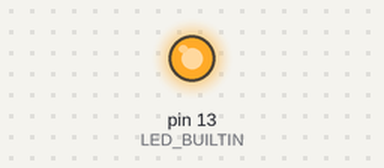
Simulated run of this sketch. Board: Arduino Uno, built with avr-gcc and run on an emulated ATmega328P. Parts: output pins drawn as LEDs (lit = HIGH).

Above: at 0.7 s.
At 15.8 s:
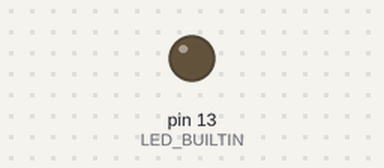
Timing chart, 0 to 16.5 s (numbered marks = the images above):
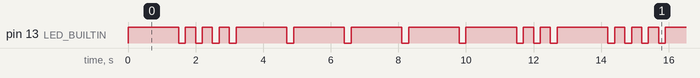

Measured:
- by itself, pin 13 (LED_BUILTIN): moves between LOW and HIGH, repeating every 12.7 s
- by itself, everything shown: repeats every 12.7 s, in 22 steps

The sketch:

Blink.ino
```cpp
// the setup function runs once when you press reset or power the board
void setup() {
  // initialize digital pin LED_BUILTIN as an output.
  pinMode(LED_BUILTIN, OUTPUT);
}

// the loop function runs over and over again forever
void loop() {
  digitalWrite(LED_BUILTIN, HIGH);   // turn the LED on (HIGH is the voltage level)
  delay(1500);                 // wait for a second
  digitalWrite(LED_BUILTIN, LOW);    // turn the LED off by making the voltage LOW
  delay(200);                       // wait for a second
  digitalWrite(LED_BUILTIN, HIGH);   // turn the LED on (HIGH is the voltage level)
  delay(300);                       // wait for a second
  digitalWrite(LED_BUILTIN, LOW);    // turn the LED off by making the voltage LOW
  delay(200);                       // wait for a second
    digitalWrite(LED_BUILTIN, HIGH);   // turn the LED on (HIGH is the voltage level)
  delay(300);                       // wait for a second
  digitalWrite(LED_BUILTIN, LOW);    // turn the LED off by making the voltage LOW
  delay(200);                       // wait for a second
    digitalWrite(LED_BUILTIN, HIGH);   // turn the LED on (HIGH is the voltage level)
  delay(300);                       // wait for a second
  digitalWrite(LED_BUILTIN, LOW);    // turn the LED off by making the voltage LOW
  delay(200);
  digitalWrite(LED_BUILTIN, HIGH);   // turn the LED on (HIGH is the voltage level)
  delay(1500);                       // wait for a second
  digitalWrite(LED_BUILTIN, LOW);    // turn the LED off by making the voltage LOW
  delay(200);                       // wait for a second
digitalWrite(LED_BUILTIN, HIGH);   // turn the LED on (HIGH is the voltage level)
  delay(1500);                       // wait for a second
  digitalWrite(LED_BUILTIN, LOW);    // turn the LED off by making the voltage LOW
  delay(200);
  digitalWrite(LED_BUILTIN, HIGH);   // turn the LED on (HIGH is the voltage level)
  delay(1500);                       // wait for a second
  digitalWrite(LED_BUILTIN, LOW);    // turn the LED off by making the voltage LOW
  delay(200);
  digitalWrite(LED_BUILTIN, HIGH);   // turn the LED on (HIGH is the voltage level)
  delay(1500);                       // wait for a second
  digitalWrite(LED_BUILTIN, LOW);    // turn the LED off by making the voltage LOW
  delay(200);
  digitalWrite(LED_BUILTIN, HIGH);   // turn the LED on (HIGH is the voltage level)
  delay(1500);                       // wait for a second
  digitalWrite(LED_BUILTIN, LOW);    // turn the LED off by making the voltage LOW
  delay(200);
  digitalWrite(LED_BUILTIN, HIGH);   // turn the LED on (HIGH is the voltage level)
  delay(300);                       // wait for a second
  digitalWrite(LED_BUILTIN, LOW);    // turn the LED off by making the voltage LOW
  delay(200);
  digitalWrite(LED_BUILTIN, HIGH);   // turn the LED on (HIGH is the voltage level)
  delay(300);                       // wait for a second
  digitalWrite(LED_BUILTIN, LOW);    // turn the LED off by making the voltage LOW
  delay(200);
}
```
